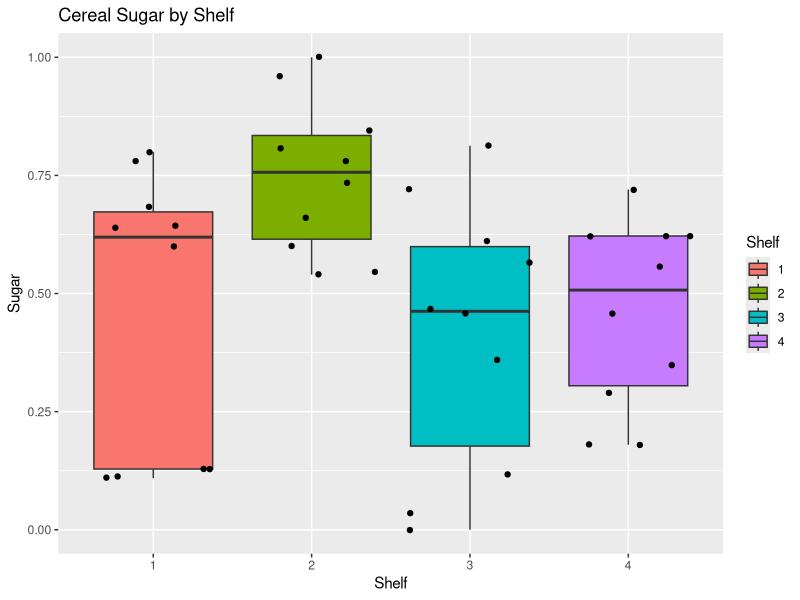
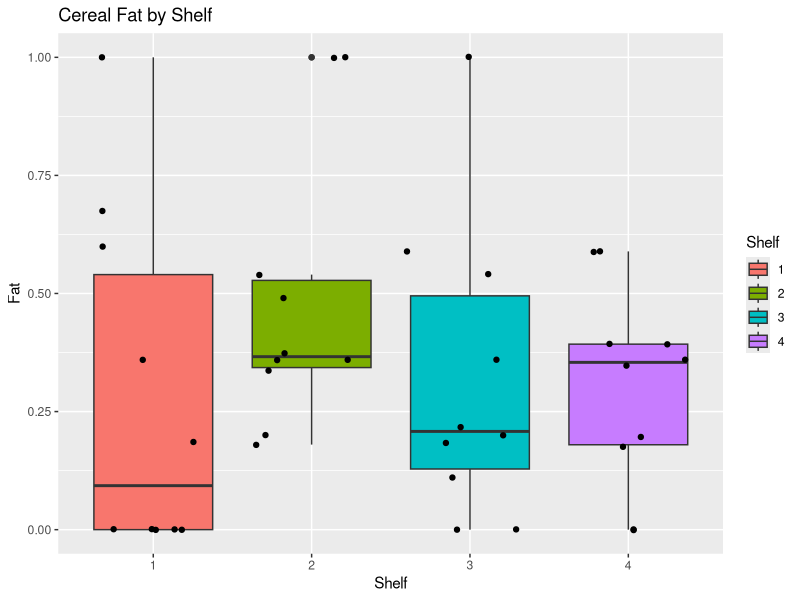
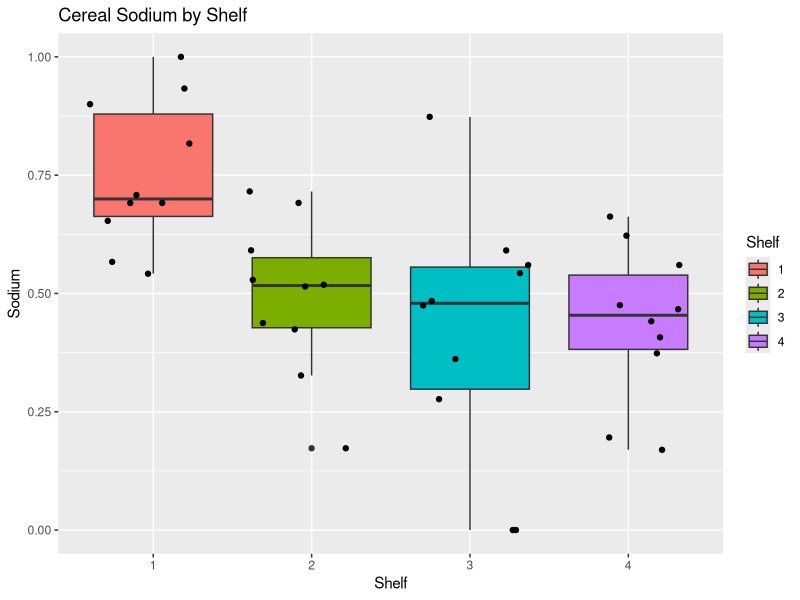
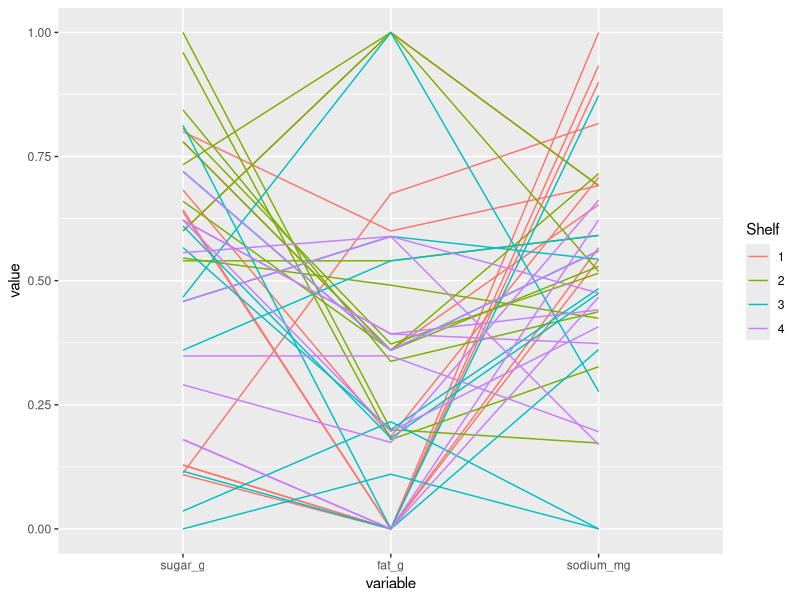
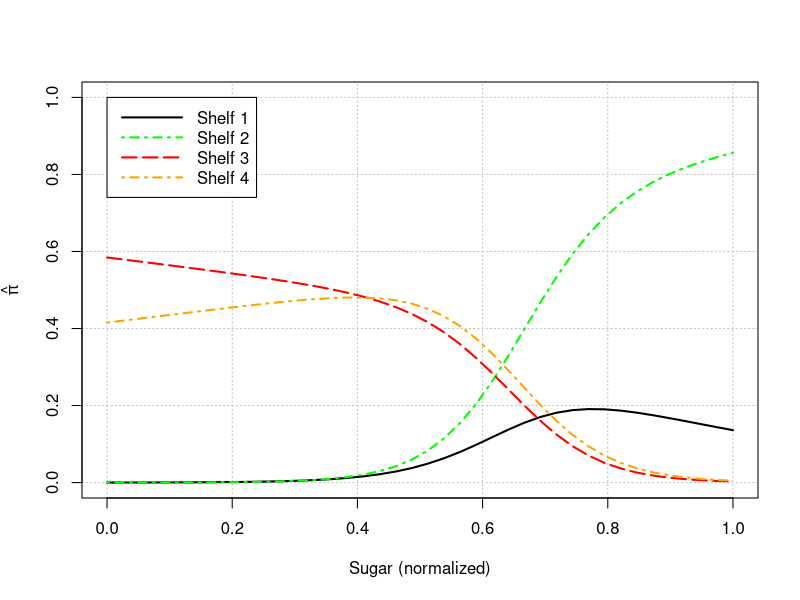

Here is the R script that generated these plots, in order:
## ---- chunk 1
# Tidy up the code for rendering pdf or html document
library(knitr)
opts_chunk$set(tidy.opts=list(width.cutoff=60),tidy=TRUE)

# Clean up the working environment
rm(list = ls())

# Load Libraries
library(dplyr)
library(car)
library(Hmisc)
library(skimr)
library(ggplot2)

#library(stargazer)
library(gmodels) # For cross tabulation (SAS and SPSS style)

#library(MASS) # will use the polr function
#library(mcprofile)
library(vcd)
library(nnet)

## one at a time, table apply, pared, and public
#lapply(df[, c("apply", "pared", "public")], table)

## three way cross tabs (xtabs) and flatten the table
#ftable(xtabs(~ public + apply + pared, data = df))
## ---- chunk 2
df <- read.csv("cereal_dillons.csv")
#head(df)
## ---- chunk 3
str(df)
#describe(df)
## ---- chunk 4
df$sugar_g = df$sugar_g/df$size_g
df$fat_g = df$fat_g/df$size_g
df$sodium_mg = df$sodium_mg/df$size_g
df$Shelf = as.factor(df$Shelf)
## ---- chunk 5

normalize = function(x) {
  (x - min(x))/(max(x) - min(x))
}

df = cbind(df[, 1:4], apply(df[,5:7], 2, normalize))
head(df) #confirmed normalization worked
## ---- chunk 6
ggplot(df, aes(Shelf, sugar_g)) + 
  geom_boxplot(aes(fill = Shelf)) +
  geom_jitter() +
  ylab("Sugar") + 
  xlab("Shelf") +
  ggtitle("Cereal Sugar by Shelf") 

ggplot(df, aes(Shelf, fat_g)) + 
  geom_boxplot(aes(fill = Shelf)) +
  geom_jitter() +
  ylab("Fat") + 
  xlab("Shelf") +
  ggtitle("Cereal Fat by Shelf") 

ggplot(df, aes(Shelf, sodium_mg)) + 
  geom_boxplot(aes(fill = Shelf)) +
  geom_jitter() +
  ylab("Sodium") + 
  xlab("Shelf") +
  ggtitle("Cereal Sodium by Shelf") 

## ---- chunk 7
library(GGally) #This library is an extension of ggplot2 and has functions that
#reduce complexity of combining geometric objects with transformed data; it was
#recommended when researching parallel coordinates plots

df$Shelf <- as.factor(df$Shelf)
ggparcoord(df, columns = 5:7, groupColumn='Shelf', scale = 'globalminmax')
## ---- chunk 8
#Transformed Shelf back to Int for modeling
df$Shelf <- as.integer(df$Shelf)
## ---- chunk 9
mod.fit <- multinom(formula = Shelf ~ sugar_g + fat_g + sodium_mg, data=df,
                   epsilon = 0.0001, maxit = 1000, trace = F) #trace=F is suppressing convergence output for now)
summary(mod.fit)
round(coef(mod.fit), 2)
## ---- chunk 10
Anova(mod.fit)
## ---- chunk 11
# epsilon = 0.0001 and maxit = 1000 were set since some models were not converging
model.H0 = multinom(
  formula = Shelf ~ sugar_g + fat_g + sodium_mg, 
  data=df, trace = F, epsilon = 0.0001, maxit = 1000)

model.sugar.fat = multinom(
  formula = Shelf ~ sugar_g + fat_g + sodium_mg + sugar_g:fat_g, 
  data=df, trace = F, epsilon = 0.0001, maxit = 1000)

model.sugar.sodium = multinom(
  formula = Shelf ~ sugar_g + fat_g + sodium_mg + sugar_g:sodium_mg, 
  data=df, trace = F, epsilon = 0.0001, maxit = 1000)

model.fat.sodium = multinom(
  formula = Shelf ~ sugar_g + fat_g + sodium_mg + fat_g:sodium_mg, 
  data=df, trace = F, epsilon = 0.0001, maxit = 1000)

model.sugar.fat.sodium = multinom(
  formula = Shelf ~ sugar_g + fat_g + sodium_mg + sugar_g:fat_g:sodium_mg, 
  data=df, trace = F, epsilon = 0.0001, maxit = 1000)

# interacions significance test 
print('Null vs Sugar:Fat')
anova(model.H0, model.sugar.fat)

print('Null vs Sugar:Sodium')
anova(model.H0, model.sugar.sodium)

print('Null vs Fat:Sodium')
anova(model.H0, model.fat.sodium)

print('Null vs Sugar:Fat:Sodium')
anova(model.H0, model.sugar.fat.sodium)
## ---- chunk 12
df_unscaled <- read.csv("cereal_dillons.csv")

new_data = data.frame(
  sugar_g = 12/28/max(df_unscaled$sugar_g),
  fat_g = .5/28/max(df_unscaled$fat_g),
  sodium_mg = 130/28/max(df_unscaled$sodium_mg))
pi.hat = predict(object = mod.fit, newdata = new_data, type = "probs")
round(pi.hat*100,1)
## ---- chunk 13
fat_mean <- mean(df$fat_g)
sodium_mean <- mean(df$sodium_mg)

# Estimate model 
mod.fit.sugar <- multinom(formula = Shelf ~ sugar_g + fat_g + sodium_mg, data = df, trace=F) # suppressing convergence output for now
beta.hat <- coefficients(mod.fit.sugar)

# Plot each pi_j
#Shelf 1
curve(expr = 1/
        (1 + exp(beta.hat[1,1] + beta.hat[1,2]*x + beta.hat[1,3]*fat_mean + beta.hat[1,4]*sodium_mean) +
           exp(beta.hat[2,1] + beta.hat[2,2]*x + beta.hat[2,3]*fat_mean + beta.hat[2,4]*sodium_mean) +
           exp(beta.hat[3,1] + beta.hat[3,2]*x + beta.hat[3,3]*fat_mean + beta.hat[3,4]*sodium_mean)),
      col = "black", lty = "solid", lwd = 2, n = 40,
      xlim = c(min(df$sugar_g), max(df$sugar_g)), ylim=c(0,1), xlab = "Sugar (normalized)", 
      ylab = expression(hat(pi)), panel.first = grid(col = "gray", lty = "dotted"))  

# Shelf 2
curve(expr = exp(beta.hat[1,1] + beta.hat[1,2]*x + beta.hat[1,3]*fat_mean + beta.hat[1,4]*sodium_mean)/
        (1 + exp(beta.hat[1,1] + beta.hat[1,2]*x + beta.hat[1,3]*fat_mean + beta.hat[1,4]*sodium_mean) + 
               exp(beta.hat[2,1] + beta.hat[2,2]*x + beta.hat[2,3]*fat_mean + beta.hat[2,4]*sodium_mean) + 
               exp(beta.hat[3,1] + beta.hat[3,2]*x + beta.hat[3,3]*fat_mean + beta.hat[3,4]*sodium_mean)),
      col = "green", lty = "dotdash", lwd = 2, n = 40, add = TRUE)  
    
#Shelf 3
curve(expr = exp(beta.hat[2,1] + beta.hat[2,2]*x + beta.hat[2,3]*fat_mean + beta.hat[2,4]*sodium_mean)/
        (1 + exp(beta.hat[1,1] + beta.hat[1,2]*x + beta.hat[1,3]*fat_mean + beta.hat[1,4]*sodium_mean) +
           exp(beta.hat[2,1] + beta.hat[2,2]*x + beta.hat[2,3]*fat_mean + beta.hat[2,4]*sodium_mean) +
           exp(beta.hat[3,1] + beta.hat[3,2]*x + beta.hat[3,3]*fat_mean + beta.hat[3,4]*sodium_mean)),
      col = "red", lty = "longdash", lwd = 2, n = 40, add = TRUE)  

# Shelf 4
curve(expr = exp(beta.hat[3,1] + beta.hat[3,2]*x + beta.hat[3,3]*fat_mean + beta.hat[3,4]*sodium_mean)/
        (1 + exp(beta.hat[1,1] + beta.hat[1,2]*x+ beta.hat[1,3]*fat_mean + beta.hat[1,4]*sodium_mean) +
           exp(beta.hat[2,1] + beta.hat[2,2]*x + beta.hat[2,3]*fat_mean + beta.hat[2,4]*sodium_mean) +
           exp(beta.hat[3,1] + beta.hat[3,2]*x+ beta.hat[3,3]*fat_mean + beta.hat[3,4]*sodium_mean)),
      col = "orange", lty = "dotdash", lwd = 2, n = 40, add = TRUE)
    
#Legend    
legend(x = 0, y = 1, legend=c("Shelf 1", "Shelf 2", "Shelf 3", "Shelf 4"),
       lty=c("solid","dotdash", "longdash","dotdash"),
       col=c("black","green","red", "orange"), lwd = c(2,2,2,2), seg.len = 4)
## ---- chunk 14
# Use one standard deviation as c values for interpretability
sd.cereal <- apply(X = df[, -c(1,3:4)], MARGIN = 2, FUN = sd)
c.value <- c(1, sd.cereal)
round(c.value, 2)
## ---- chunk 15
# Store Wald confidence intervals
conf.int <- confint(object = mod.fit, level = 0.95)

# Odds Ratio Confidence Interval - Shelf 2 to Shelf 1
round(exp(conf.int[2:4,,1]*c.value[3]),2)
## ---- chunk 16
# Odds Ratio Confidence Interval - Shelf 3 to Shelf 1
round(exp(conf.int[2:4,,2]*c.value[4]),2)
## ---- chunk 17
# Odds Ratio Confidence Interval - Shelf 4 to Shelf 1
round(exp(conf.int[2:4,,3]*c.value[5]),2)
